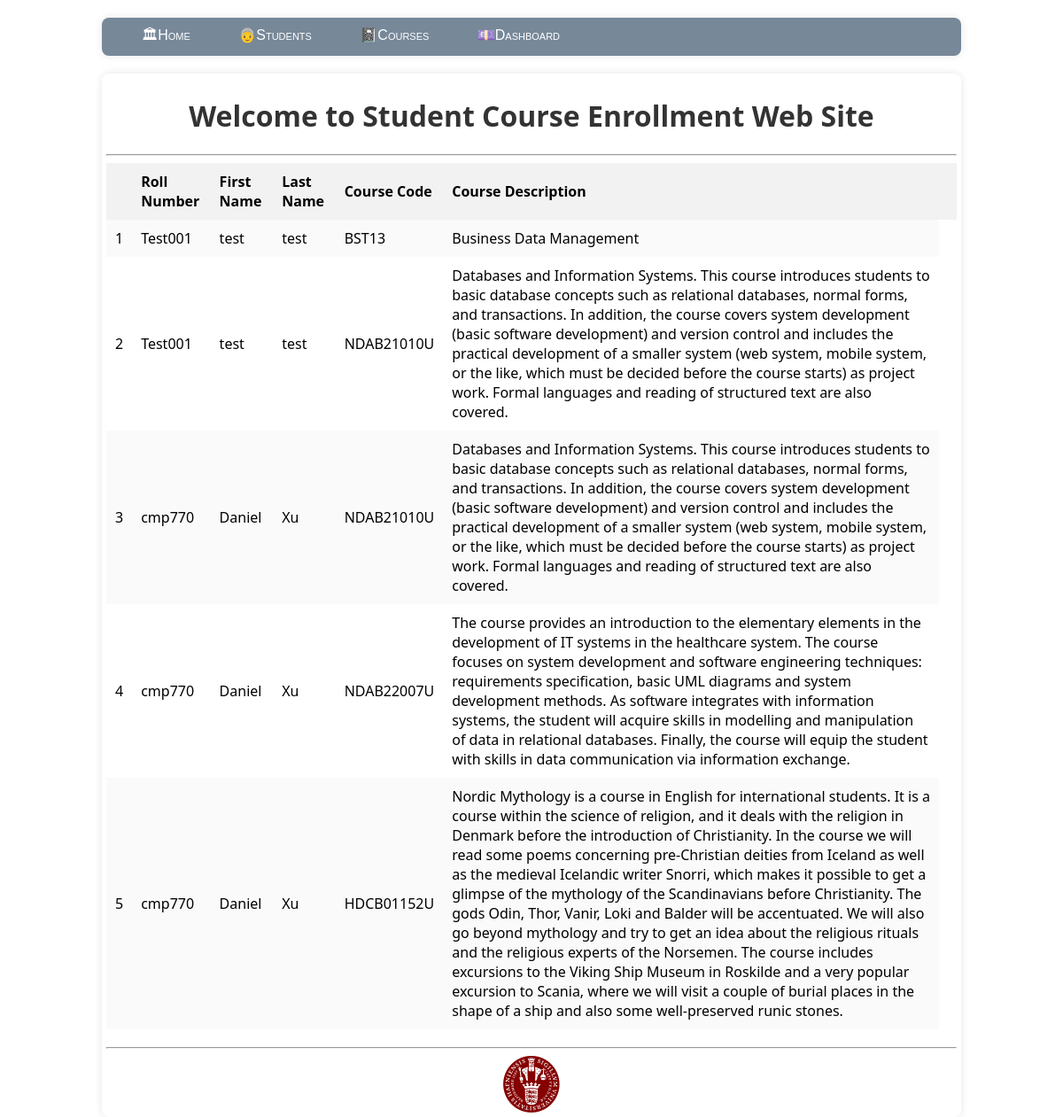
The page / on the database its author committed.
### model.py (models this page shows)
class Enrollments(db.Model):
    __tablename__='enrollments'
    enrollment_id=db.Column(db.Integer,primary_key=True,autoincrement=True)
    estudent_id=db.Column(db.Integer,db.ForeignKey('student.student_id'),nullable=False)
    ecourse_id=db.Column(db.Integer,db.ForeignKey('course.course_id'),nullable=False)
    students = db.relationship('Student',backref='student')
    courses = db.relationship('Course',backref='course')

class Student(db.Model):
    __tablename__='student'
    student_id=db.Column(db.Integer,primary_key=True,autoincrement=True)
    roll_number=db.Column(db.String,unique=True,nullable=False)
    email=db.Column(db.String)
    first_name=db.Column(db.String,nullable=False)
    last_name=db.Column(db.String, nullable=False)
    courses=db.relationship('Course',backref='student',secondary='enrollments')

class Course(db.Model):
    __tablename__='course'
    course_id=db.Column(db.Integer,primary_key=True,autoincrement=True)
    course_code=db.Column(db.String,unique=True,nullable=False)
    course_name=db.Column(db.String,nullable=False)
    course_description=db.Column(db.String)

### app.py (the view)
@app.route('/')
def home():
    s = Enrollments.query.all()
    return render_template('home.html',list=s)

### templates/home.html
{% extends "layout.html" %}
{% block content %}
<h1>Welcome to Student Course Enrollment Web Site</h1>
<hr/>
    {% if (list|length)!=0 %}
    <table id="all-enrollments">
        <tr>
            <th></th>
            <th>Roll Number</th>
            <th>First Name</th>
            <th>Last Name</th>
            <th>Course Code</th>
            <th>Course Description</th>
            <th></th>
        </tr>
        {% for i in list %}
        <tr>
            <td>{{ loop.index }}</td>
            <td>{{i.students.roll_number}}</td>
            <td>{{i.students.first_name}}</td>
            <td>{{i.students.last_name}}</td>
            <td>{{i.courses.course_code}}</td>
            <td>{{i.courses.course_description}}</td>
        </tr>
        {% endfor %}
    </table>
{% else %}
    <p>No enrollment found. Please add student and course for enrollment</p>
{% endif %}
{% endblock %}

### static/site.css (style rules this page uses)
body { background-color: rgb(f0, f0, f0); font-family: Arial, sans-serif; margin: 0; padding: 0; }
h1 { text-align: center; color: #333; }
table { width: 100%; border-collapse: collapse; margin-bottom: 20px; }
th, td { padding: 10px; text-align: left; }
th { background-color: #f2f2f2; }
tr:nth-child(even) { background-color: #fafafa; }

### rows shown on the page
Enrollments: students.roll_number "Test001", students.first_name "test", students.last_name "test", courses.course_code "BST13", courses.course_description "Business Data Management"
Enrollments: students.roll_number "Test001", students.first_name "test", students.last_name "test", courses.course_code "NDAB21010U", courses.course_description "Databases and Information Systems. This course introduces students to basic database concepts such as relational databases, normal forms, and transactions. In addition, the course covers system development (basic software development) and version control and includes the practical development of a smaller system (web system, mobile system, or the like, which must be decided before the course starts) as project work. Formal languages and reading of structured text are also covered."
Enrollments: students.roll_number "cmp770", students.first_name "Daniel", students.last_name "Xu", courses.course_code "NDAB21010U", courses.course_description "Databases and Information Systems. This course introduces students to basic database concepts such as relational databases, normal forms, and transactions. In addition, the course covers system development (basic software development) and version control and includes the practical development of a smaller system (web system, mobile system, or the like, which must be decided before the course starts) as project work. Formal languages and reading of structured text are also covered."
Enrollments: students.roll_number "cmp770", students.first_name "Daniel", students.last_name "Xu", courses.course_code "NDAB22007U", courses.course_description "The course provides an introduction to the elementary elements in the development of IT systems in the healthcare system. The course focuses on system development and software engineering techniques: requirements specification, basic UML diagrams and system development methods. As software integrates with information systems, the student will acquire skills in modelling and manipulation of data in relational databases. Finally, the course will equip the student with skills in data communication via information exchange."
Enrollments: students.roll_number "cmp770", students.first_name "Daniel", students.last_name "Xu", courses.course_code "HDCB01152U", courses.course_description "Nordic Mythology is a course in English for international students. It is a course within the science of religion, and it deals with the religion in Denmark before the introduction of Christianity. In the course we will read some poems concerning pre-Christian deities from Iceland as well as the medieval Icelandic writer Snorri, which makes it possible to get a glimpse of the mythology of the Scandinavians before Christianity. The gods Odin, Thor, Vanir, Loki and Balder will be accentuated. We will also go beyond mythology and try to get an idea about the religious rituals and the religious experts of the Norsemen. The course includes excursions to the Viking Ship Museum in Roskilde and a…"
